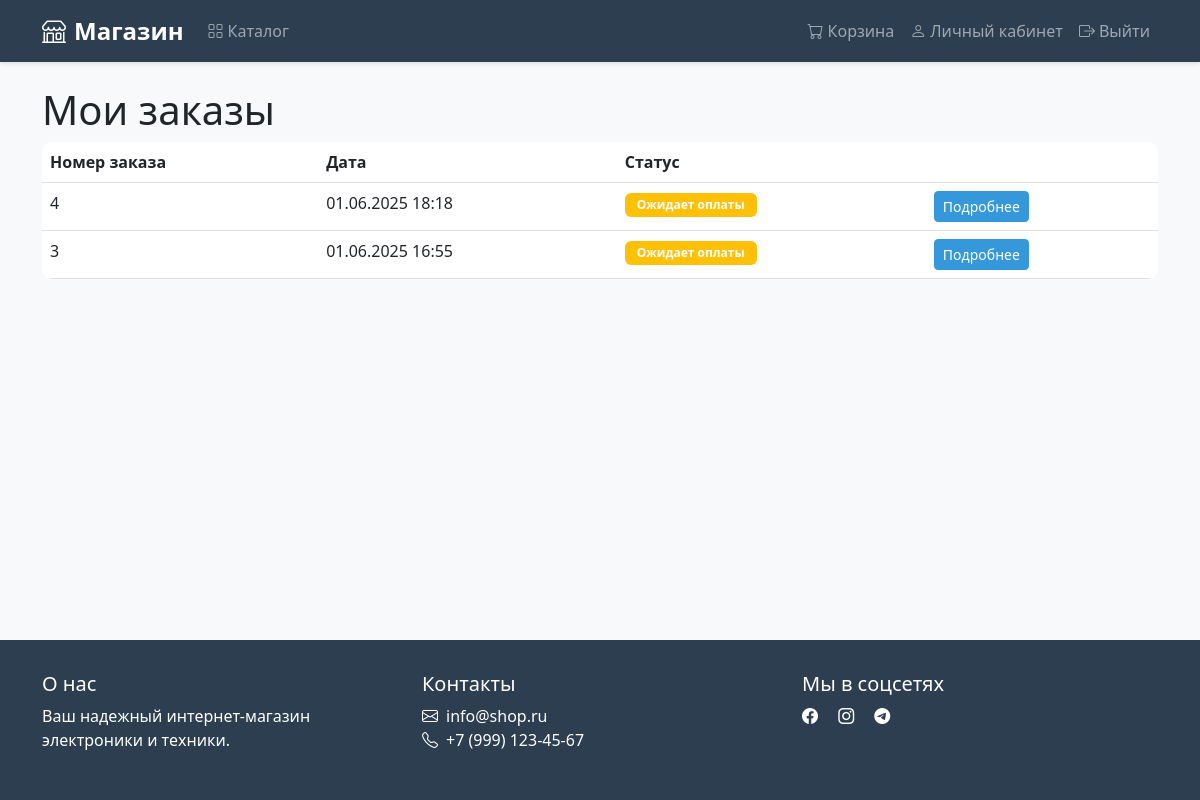
Screenshot of /orders/ (signed in) with the database file from the repository.
### store/models.py (models this page shows, shortened)
class Order(models.Model):
    STATUS_CHOICES = (
        ('pending', 'Ожидает оплаты'),
        ('paid', 'Оплачен'),
        ('shipped', 'Отправлен'),
        ('delivered', 'Доставлен'),
        ('cancelled', 'Отменен'),
    )
    user = models.ForeignKey(User, on_delete=models.CASCADE, verbose_name='Пользователь')
    first_name = models.CharField(max_length=50, blank=True, verbose_name='Имя')
    last_name = models.CharField(max_length=50, blank=True, verbose_name='Фамилия')
    email = models.EmailField(blank=True, verbose_name='Email')
    phone = models.CharField(max_length=20, blank=True, verbose_name='Телефон')
    address = models.CharField(max_length=250, blank=True, verbose_name='Адрес')
    postal_code = models.CharField(max_length=20, blank=True, verbose_name='Почтовый индекс')
    city = models.CharField(max_length=100, blank=True, verbose_name='Город')
    created = models.DateTimeField(auto_now_add=True, verbose_name='Дата создания')
    updated = models.DateTimeField(auto_now=True, verbose_name='Дата обновления')
    status = models.CharField(max_length=20, choices=STATUS_CHOICES, default='pending', verbose_name='Статус')
    total_price = models.DecimalField(max_digits=10, decimal_places=2, default=0, verbose_name='Общая стоимость')
    class Meta:
        ordering = ('-created',)
        verbose_name = 'Заказ'
        verbose_name_plural = 'Заказы'

### store/views.py (the view)
# urls.py: path('orders/', views.order_list, name='order_list'),
@login_required
def order_list(request):
    orders = Order.objects.filter(user=request.user).order_by('-created')
    return render(request, 'store/order/list.html', {'orders': orders})

### store/context_processors.py (called while the page is built)
def cart(request):
    cart = request.session.get('cart', {})
    return {'cart': cart}

### store/templates/store/order/list.html (shortened to what this page needs)
{% extends "store/base.html" %}
{% block content %}
    <h1>Мои заказы</h1>
    {% if orders %}
        <table class="table">
            <thead>
                <tr>
                    <th>Номер заказа</th>
                    <th>Дата</th>
                    <th>Статус</th>
                    <th></th>
                </tr>
            </thead>
            <tbody>
                {% for order in orders %}
                    <tr>
                        <td>{{ order.id }}</td>
                        <td>{{ order.created|date:"d.m.Y H:i" }}</td>
                        <td>
                            {% if order.status == 'paid' %}
                                <span class="badge bg-success">Оплачен</span>
                            {% elif order.status == 'pending' %}
                                <span class="badge bg-warning">Ожидает оплаты</span>
                            {% elif order.status == 'shipped' %}
                                <span class="badge bg-info">Отправлен</span>
                            {% elif order.status == 'delivered' %}
                                <span class="badge bg-success">Доставлен</span>
                            {% elif order.status == 'cancelled' %}
                                <span class="badge bg-danger">Отменен</span>
                            {% endif %}
                        </td>
                        <td><a href="{% url 'store:order_detail' order.id %}" class="btn btn-sm btn-primary">Подробнее</a></td>
                    </tr>
                {% endfor %}
            </tbody>
        </table>
    {% else %}
        <p>У вас пока нет заказов.</p>
    {% endif %}
{% endblock %}

### store/templates/store/base.html (style rules this page uses)
:root { --primary-color: #2c3e50; --secondary-color: #3498db; --accent-color: #e74c3c; }
html, body { height: 100%; margin: 0; padding: 0; }
body { font-family: 'Segoe UI', system-ui, -apple-system, sans-serif; background-color: #f8f9fa; min-height: 100vh; display: flex; flex-direction: column; }
.btn-primary { background-color: var(--secondary-color); border-color: var(--secondary-color); }
.table { background-color: white; border-radius: 10px; overflow: hidden; }
.badge { padding: 0.5em 1em; border-radius: 6px; }

### rows the page displays
Order: id "4", created "01.06.2025 18:18", status "Ожидает оплаты"
Order: id "3", created "01.06.2025 16:55", status "Ожидает оплаты"
